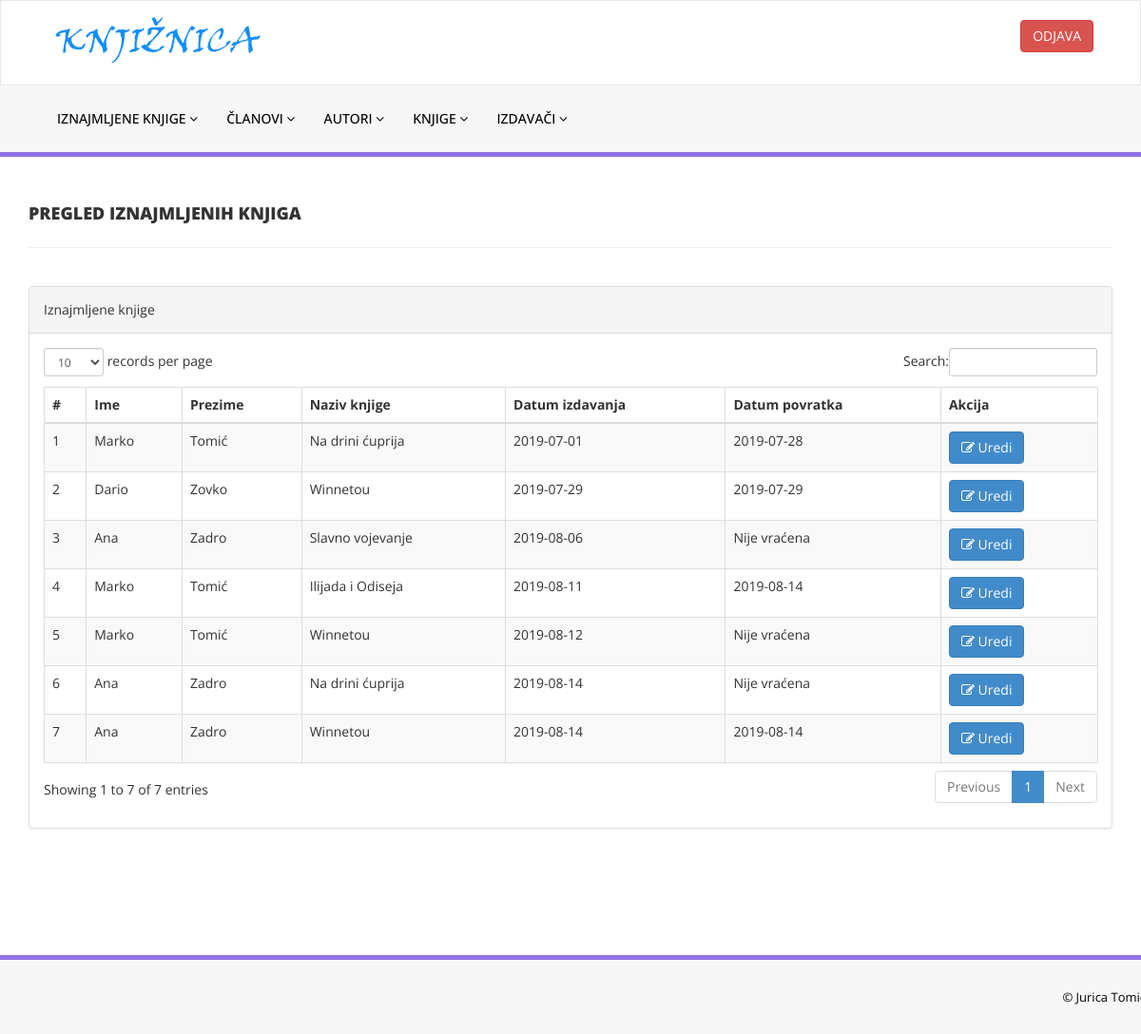
Screenshot of /iznajmljeneKnjige.php (signed in) with the database file from the repository.
### tables this page shows
CREATE TABLE `iznajmljivanje` (
  `Id_Iznajmljivanje` int(11) NOT NULL,
  `Datum_Iznajmljivanja` date DEFAULT NULL,
  `Datum_Vracanja` date DEFAULT NULL,
  `Korisnik_ID` int(11) NOT NULL,
  `Knjiga_ID` int(11) NOT NULL,
  `Status_Iznajmljivanja` tinyint(1) DEFAULT 1
);

CREATE TABLE `korisnici` (
  `ID_Korisnik` int(11) NOT NULL,
  `Ime` varchar(50) NOT NULL,
  `Prezime` varchar(50) NOT NULL,
  `E_Mail` varchar(100) NOT NULL,
  `Lozinka` varchar(50) NOT NULL,
  `Adresa` varchar(50) DEFAULT NULL,
  `Br_Telefona` varchar(50) DEFAULT NULL,
  `Status` tinyint(1) DEFAULT 1,
  `Tip_KorisnikaID` int(11) NOT NULL
);

CREATE TABLE `knjige` (
  `ID_Knjige` int(11) NOT NULL,
  `Naziv` varchar(100) NOT NULL,
  `Godina_Izdavanja` varchar(10) DEFAULT NULL,
  `Status` tinyint(1) DEFAULT 1,
  `Autor_ID` int(11) NOT NULL,
  `Izdavac_ID` int(11) NOT NULL,
  `Br_Stranica` int(11) NOT NULL
);

### iznajmljeneKnjige.php (the view, shortened to what this page needs)
<?php
include('includes/config.php');
if(strlen($_SESSION['alogin'])==0)
    {
header('location:index.php');
}
else{
    ?>
<!DOCTYPE html>
<html xmlns="http://www.w3.org/1999/xhtml">
<head>
    <link href="assets/css/bootstrap.css" rel="stylesheet" />
    <link href="assets/css/font-awesome.css" rel="stylesheet" />
    <link href="assets/js/dataTables/dataTables.bootstrap.css" rel="stylesheet" />
    <link href="assets/css/style.css" rel="stylesheet" />
</head>
<body>
<?php include('includes/header.php');?>
    <div class="content-wrapper">
         <div class="container">
        <div class="row pad-botm">
            <div class="col-md-12">
                <h4 class="header-line">Pregled iznajmljenih knjiga</h4>
    </div>
     <div class="row">
</div>
        </div>
            <div class="row">
                <div class="col-md-12">
                    <div class="panel panel-default">
                        <div class="panel-heading">
                          Iznajmljene knjige
                        </div>
                        <div class="panel-body">
                            <div class="table-responsive">
                                <table class="table table-striped table-bordered table-hover" id="dataTables-example">
                                    <thead>
                                        <tr>
                                            <th>#</th>
                                            <th> Ime  </th>
                                            <th> Prezime  </th>
                                            <th> Naziv knjige</th>
                                            <th> Datum izdavanja</th>
                                            <th> Datum povratka</th>
                                            <th> Akcija</th>
                                        </tr>
                                    </thead>
                                    <tbody>
<?php $sql = "SELECT korisnici.Ime, korisnici.Prezime, knjige.Naziv,iznajmljivanje.Id_Iznajmljivanje, iznajmljivanje.Datum_Iznajmljivanja, iznajmljivanje.Datum_Vracanja, 	iznajmljivanje.Status_Iznajmljivanja from iznajmljivanje inner join korisnici on iznajmljivanje.Korisnik_ID= korisnici.ID_Korisnik inner join knjige on iznajmljivanje.Knjiga_ID=knjige.ID_Knjige where korisnici.Tip_KorisnikaID  = 2";
$query = $dbh -> prepare($sql);
$query->execute();
$results=$query->fetchAll(PDO::FETCH_OBJ);
$cnt=1;
if($query->rowCount() > 0)
{
foreach($results as $result)
{               ?>
                                        <tr class="odd gradeX">
                                            <td class="center"><?php echo htmlentities($cnt);?></td>
                                            <td class="center"><?php echo htmlentities($result->Ime);?></td>
                                            <td class="center"><?php echo htmlentities($result->Prezime);?></td>
                                            <td class="center"><?php echo htmlentities($result->Naziv);?></td>
                                            <td class="center"><?php echo htmlentities($result->Datum_Iznajmljivanja);?></td>
                                            <td class="center"><?php if($result->Status_Iznajmljivanja==1)
                                            {
                                                echo htmlentities("Nije vraćena");
                                            } else {
                                            echo htmlentities($result->Datum_Vracanja);
}
                                            ?></td>
                                            <td class="center">
                                            <a href="urediIznajmljivanje.php?Id_Iznajmljivanje=<?php echo htmlentities($result->Id_Iznajmljivanje);?>"><button class="btn btn-primary"><i class="fa fa-edit "></i> Uredi</button>
                                            </td>
                                        </tr>
 <?php $cnt=$cnt+1;}} ?>
                                    </tbody>
                                </table>
                            </div>
                        </div>
                    </div>
                </div>
            </div>
    </div>
    </div>
  <?php include('includes/footer.php');?>
</body>
</html>
<?php } ?>

### assets/css/style.css (style rules this page uses)
.content-wrapper { margin-top: 40px; min-height:800px; padding-bottom:90px; }
.header-line { font-weight:900; padding-bottom:25px; border-bottom:1px solid #eeeeee; text-transform:uppercase; }
.pad-botm { padding-bottom:30px; }

### rows the page displays
iznajmljivanje: korisnici.Ime "Marko", korisnici.Prezime "Tomić", knjige.Naziv "Na drini ćuprija", Datum_Iznajmljivanja "2019-07-01", Datum_Vracanja "2019-07-28"
iznajmljivanje: korisnici.Ime "Dario", korisnici.Prezime "Zovko", knjige.Naziv "Winnetou", Datum_Iznajmljivanja "2019-07-29", Datum_Vracanja "2019-07-29"
iznajmljivanje: korisnici.Ime "Ana", korisnici.Prezime "Zadro", knjige.Naziv "Slavno vojevanje", Datum_Iznajmljivanja "2019-08-06"
iznajmljivanje: korisnici.Ime "Marko", korisnici.Prezime "Tomić", knjige.Naziv "Ilijada i Odiseja", Datum_Iznajmljivanja "2019-08-11", Datum_Vracanja "2019-08-14"
iznajmljivanje: korisnici.Ime "Marko", korisnici.Prezime "Tomić", knjige.Naziv "Winnetou", Datum_Iznajmljivanja "2019-08-12"
iznajmljivanje: korisnici.Ime "Ana", korisnici.Prezime "Zadro", knjige.Naziv "Na drini ćuprija", Datum_Iznajmljivanja "2019-08-14"
iznajmljivanje: korisnici.Ime "Ana", korisnici.Prezime "Zadro", knjige.Naziv "Winnetou", Datum_Iznajmljivanja "2019-08-14", Datum_Vracanja "2019-08-14"
